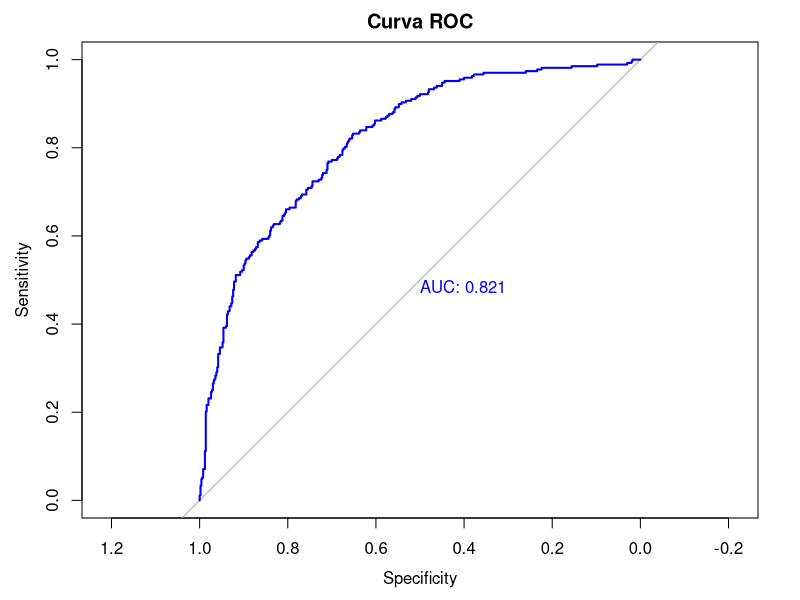
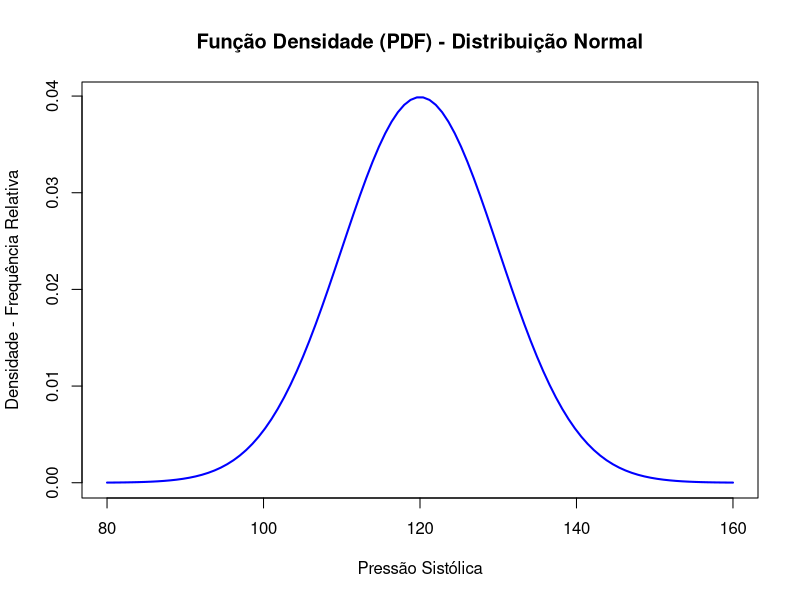
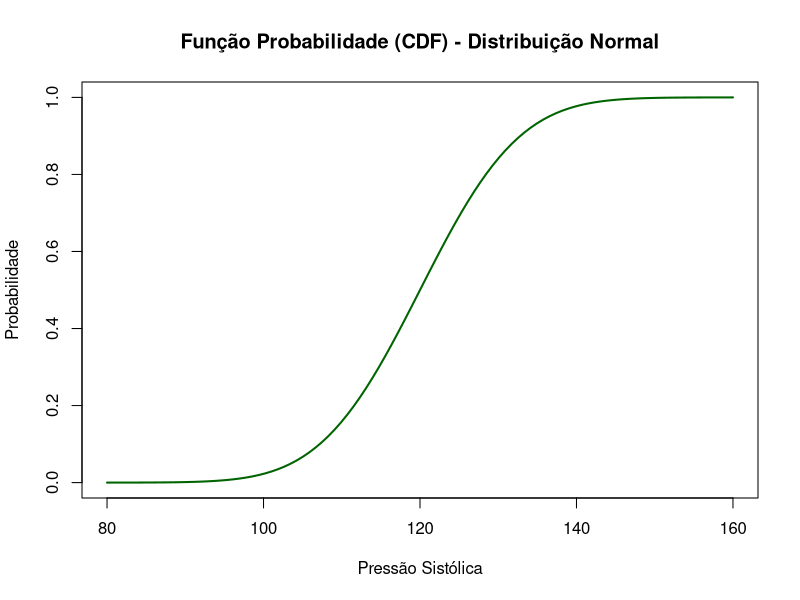
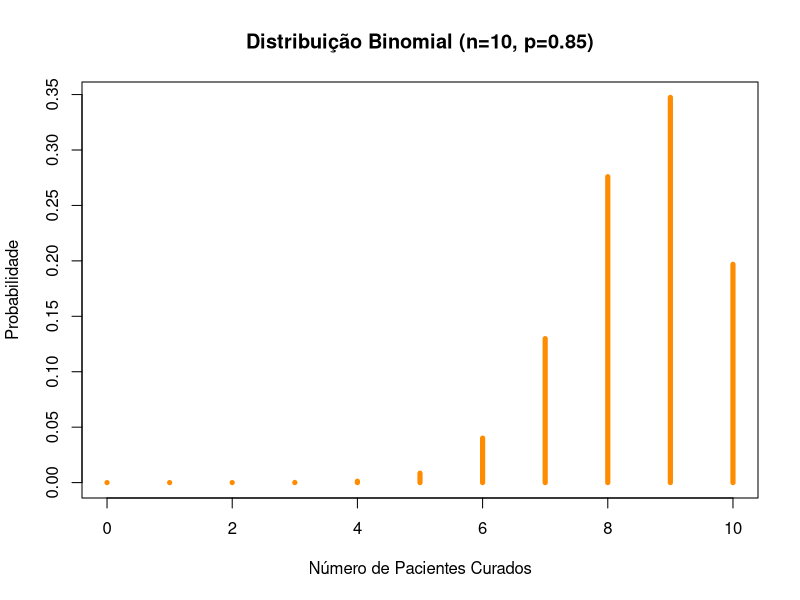
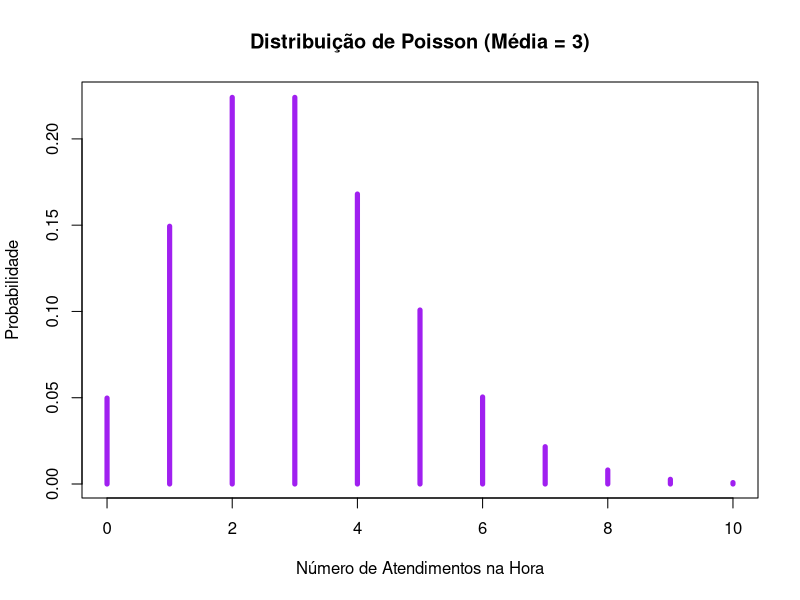
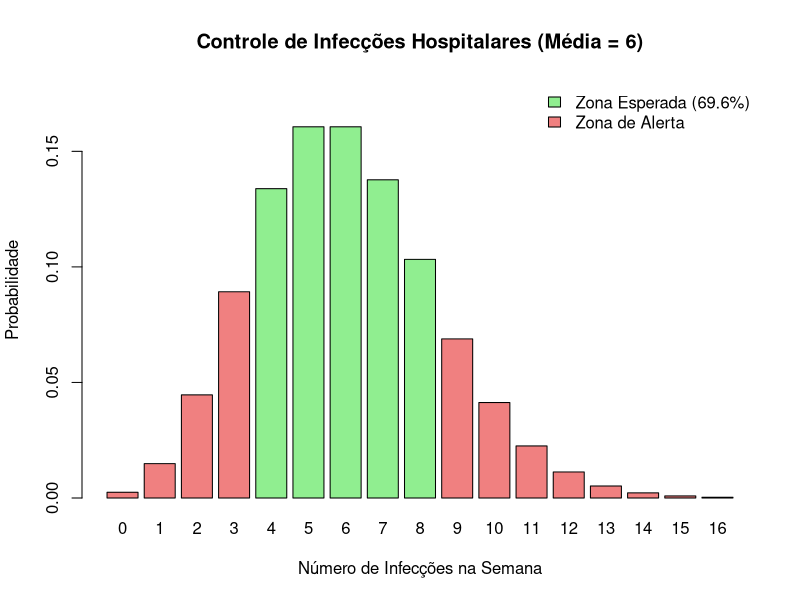

Write the R code that produced these figures, in order.
################ TEMA 2 - TEOREMA DE BAYES ####################################
# Cenário: Teste para uma doença rara com as seguintes condições
# Sensibilidade (S): 95% | Especificidade (E): 90% | Prevalência (P): 1%

S <- 0.95  # P(Positivo | Doente)
E <- 0.90
P <- 0.01  # P(Doente) - doença rara

# Probabilidade de Teste Positivo (Total)
# P(Positivo) = (Doentes detectados) + (Sadios falsamente detectados)
prob_teste_positivo <- (S * P) + ((1 - E) * (1 - P))

# Valor Preditivo Positivo (VPP) - Teorema de Bayes
# P(Doente | Positivo) -> P(B∣A)=(P(A∣B)⋅P(B))/P(A)
vpp <- (S * P) / prob_teste_positivo

print(paste("A chance real de doença dado um teste positivo é:", round(vpp*100, 2), "%"))
# Observe que a prevalência baixa atrapalha a confiabilidade do teste!




################ TEMA 3 – SENSIBILIDADE E ESPECIFICIDADE ######################
### Avaliação da acurácia de testes diagnósticos
# Pacotes necessários
if(!require(mlbench)) install.packages('mlbench')
if(!require(caret)) install.packages('caret')
if(!require(pROC)) install.packages('pROC')
library(mlbench)
library(caret)
library(pROC)

# Carregar dados
data(PimaIndiansDiabetes)
df <- PimaIndiansDiabetes
str(df)

# Ajustar um modelo preditivo (logística simples para exemplo)
set.seed(123)
# modelo linear generalizado logístico (binomial)
modelo <- glm(diabetes ~ glucose + mass + age, data = df, family = binomial)

# Para o modelo gerado, qual a probabilidade de acerto
prob <- predict(modelo, type = "response")

# Classificação da probabiliadde obtida usando ponto de corte de 0.5 (Threshold)
corte <- 0.5 
pred <- factor(ifelse(prob > corte, "pos", "neg"), levels = c("neg", "pos"))
real <- df$diabetes # seleciona a coluna com as condições reais


# Matriz de confusão
tabela <- table(Resultado_obtido = pred, Condição_real = real)
print(tabela)

# Extraindo valores
VP <- tabela["pos","pos"]
VN <- tabela["neg","neg"]
FP <- tabela["pos","neg"]
FN <- tabela["neg","pos"]

# Medidas calculadas manualmente
sens <- VP/(VP+FN)
esp  <- VN/(VN+FP)
vpp  <- VP/(VP+FP)
vpn  <- VN/(VN+FN)
acc  <- (VP+VN)/(VP+VN+FP+FN)
f1   <- 2 * (sens * (VP/(VP+FP))) / (sens + (VP/(VP+FP)))

# Exibindo resultados
cat("Sensibilidade:", round(sens,3), "\n")
cat("Especificidade:", round(esp,3), "\n")
cat("VPP:", round(vpp,3), "\n")
cat("VPN:", round(vpn,3), "\n")
cat("Acurácia:", round(acc,3), "\n")
cat("F1-score:", round(f1,3), "\n")

# Curva ROC e AUC
roc_obj <- roc(real, prob, levels = c("neg", "pos"))
plot(roc_obj, col="blue", main="Curva ROC", print.auc=TRUE)


### Pelo pacote CARET podemos obter tudo isso pela seguinte função
resultado_completo <- confusionMatrix(data = pred, reference = real, positive = "pos")
print(resultado_completo)










################ TEMA 4 – FUNÇÕES DENSIDADE E DISTRIBUIÇÃO ####################

### Função densidade de probabilidade (PDF)
# Criando uma sequência de valores x
x <- seq(80, 160, length.out = 100)

# Calculando a densidade normal com média 120 e desvio padrão 10
densidade <- dnorm(x, mean = 120, sd = 10)

# Plotando a curva de densidade
plot(x, densidade, type = "l", col = "blue", lwd = 2,
     main = "Função Densidade (PDF) - Distribuição Normal",
     xlab = "Pressão Sistólica", ylab = "Densidade - Frequência Relativa")





### Função de distribuição acumulada (CDF)
# Criando uma sequência de valores x
x <- seq(80, 160, length.out = 100)

# Calculando a probabilidade normal com média 120 e desvio padrão 10
probabilidade <- pnorm(x, mean = 120, sd = 10)

# Plotando a curva de probabilidade
plot(x, probabilidade, type = "l", col = "darkgreen", lwd = 2,
     main = "Função Probabilidade (CDF) - Distribuição Normal",
     xlab = "Pressão Sistólica", ylab = "Probabilidade")
# Aqui podemos saber qual a chance da pressão ser MENOR que x?
# ou quantos por cento estão abaixo ou acima de x?










################ TEMA 5 – DISTRIBUIÇÕES BINOMIAL E POISSON ####################

### Distribuição Binomial
# Cenário: 10 pacientes, chance de cura 85%. Qual a distribuição das curas?
n <- 10       # número de pacientes
k <- 0:n      # número de acertos desejados (0 até 10)
p <- 0.85     # probabilidade de cura

# Calculando a distriuição binomial do problema
prob <- dbinom(k, size = n, prob = p)

# Visualizando a distribuição
plot(k, prob, type = "h", lwd = 5, col = "darkorange",
     main = "Distribuição Binomial (n=10, p=0.85)",
     xlab = "Número de Pacientes Curados", ylab = "Probabilidade")





### Distribuição de Poisson
# Cenário: Média de 3 atendimentos/hora. Como isso varia?
lambda <- 3
ocorrencias <- 0:10 # Vamos ver a chance de 0 até 10 atendimentos

probs_pois <- dpois(ocorrencias, lambda = lambda)

plot(ocorrencias, probs_pois, type = "h", lwd = 5, col = "purple",
     main = "Distribuição de Poisson (Média = 3)",
     xlab = "Número de Atendimentos na Hora", ylab = "Probabilidade")







### Probabilidade Acumulada e Complementar
# Probabilidade acumulada (<=5)  
prob_acum <- ppois(5, lambda = 3)  
print(prob_acum) 


# Probabilidade complementar (>5)
prob_comp <- 1 - prob_acum
print(prob_comp)





### EXEMPLO PRÁTICO
"Você é um pesquisador em saúde pública analisando a eficácia de um novo 
protocolo de higiene em um hospital. 
Um indicador crítico é o número semanal de infecções hospitalares registradas. 
Estudos anteriores mostram que, antes do novo protocolo, o hospital tinha uma 
média de 6 infecções por semana (distribuição de Poisson). 
Calcule a probabilidade de ocorrerem entre 4 e 8 infecções (faixa controlada)
Para resolvermos esse problema, calculamos o intervalo das probabilidades da 
seguinte forma:
P(4≤X≤8)=P(X≤8)-P(X≤3)
Parando em 3, sem incluir o 4, pois estaríamos eliminando essa probabilidade do 
intervalo. Ou seja, P(X ≥ 4) = 1 - P(X ≤ 3).
"
# Probabilidade acumulada até 8
p8 <- ppois(8, lambda = 6)

# Probabilidade acumulada até 3
p3 <- ppois(3, lambda = 6)

# Probabilidade no intervalo [4, 8]
prob_intervalo <- p8 - p3
print(paste("Probabilidade de 4 a 8 infecções:", round(prob_intervalo*100, 2),"%"))

### VISUALIZAÇÃO DE CONTROLE DE QUALIDADE (POISSON) ###
# Parâmetros do Processo
lambda <- 6  # Média histórica
x <- 0:16    # Vamos visualizar de 0 a 16 casos

# Calcular probabilidades para cada número de casos
probs <- dpois(x, lambda = lambda)

# Definir as cores: Verde para "Normal" (4-8), Vermelho para "Alerta"
# ifelse(teste, valor_se_sim, valor_se_nao)
cores <- ifelse(x >= 4 & x <= 8, "lightgreen", "lightcoral")

# Plotar o Gráfico de Barras
barplot(probs, 
        names.arg = x, 
        col = cores, 
        main = "Controle de Infecções Hospitalares (Média = 6)",
        xlab = "Número de Infecções na Semana",
        ylab = "Probabilidade",
        border = "black",
        ylim = c(0, 0.18)) # Aumenta um pouco o teto do Y para caber a legenda
legend("topright", 
       legend = c("Zona Esperada (69.6%)", "Zona de Alerta"), 
       fill = c("lightgreen", "lightcoral"),
       bty = "n") # bty="n" remove a caixa em volta da legenda

